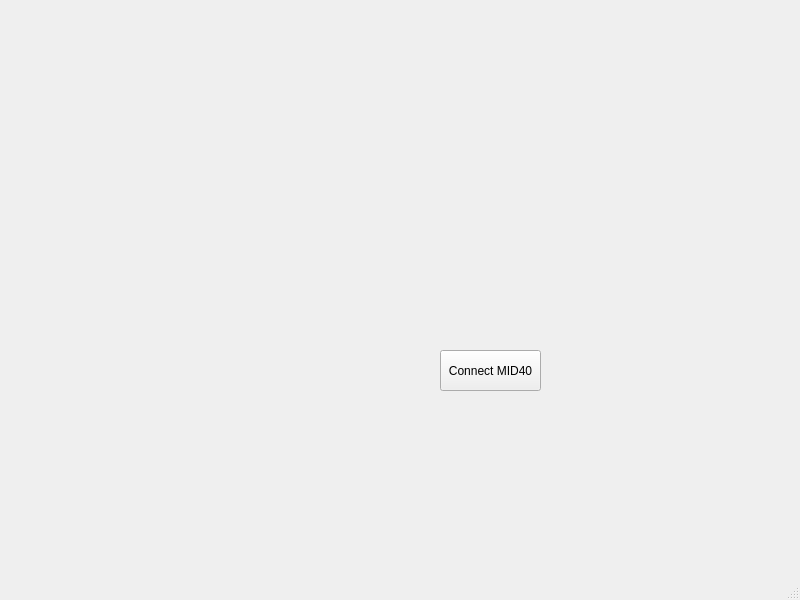
<?xml version="1.0" encoding="UTF-8"?>
<ui version="4.0">
 <class>MainWindow</class>
 <widget class="QMainWindow" name="MainWindow">
  <property name="geometry">
   <rect>
    <x>0</x>
    <y>0</y>
    <width>800</width>
    <height>600</height>
   </rect>
  </property>
  <property name="windowTitle">
   <string>MainWindow</string>
  </property>
  <widget class="QWidget" name="centralwidget">
   <widget class="QPushButton" name="connectMID40">
    <property name="geometry">
     <rect>
      <x>440</x>
      <y>350</y>
      <width>101</width>
      <height>41</height>
     </rect>
    </property>
    <property name="text">
     <string>Connect MID40</string>
    </property>
   </widget>
  </widget>
  <widget class="QMenuBar" name="menubar">
   <property name="geometry">
    <rect>
     <x>0</x>
     <y>0</y>
     <width>800</width>
     <height>23</height>
    </rect>
   </property>
  </widget>
  <widget class="QStatusBar" name="statusbar"/>
 </widget>
 <resources/>
 <connections/>
</ui>
